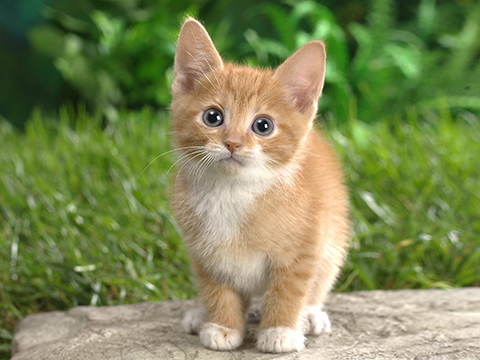
#> input picture 03. 키보드와 마우스 이벤트 처리/cat.jpg, 480 x 360 px
$ python 14.histogram_1.py
#> lines starting #> are read from the running program, lines starting #| are printed output that depends on the picture
# show histogram for each channel

import cv2
from matplotlib import pyplot as plt

img = cv2.imread('cat.jpg', cv2.IMREAD_COLOR)
#> img is the input picture: shape (360, 480, 3); mean B, G, R 85.7, 136, 125.8

color = ['b', 'g', 'r']

# 루프를 세번 돌며 각각의 컬러별로 히스토그램 계산
for i, c in enumerate(color):
	hist = cv2.calcHist([img], [i], None, [256], [0,256])
	plt.plot(hist, color=c)
	plt.xlim([0,256])

plt.show()
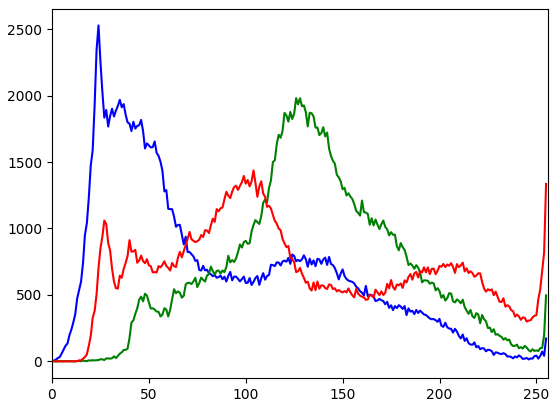
#> figure drawn by matplotlib, 1 panel; curve peaks at x = 24, y = 2528; curve peaks at x = 126, y = 1981; curve peaks at x = 104, y = 1437

# [Quiz] cat 이미지에 contrast 1.5 조정해서, 원본과 조정된 이미지의 채널별 히스토그램을 그려보자.

$ run again, with 03. 키보드와 마우스 이벤트 처리/road.jpg copied over 03. 키보드와 마우스 이벤트 처리/cat.jpg
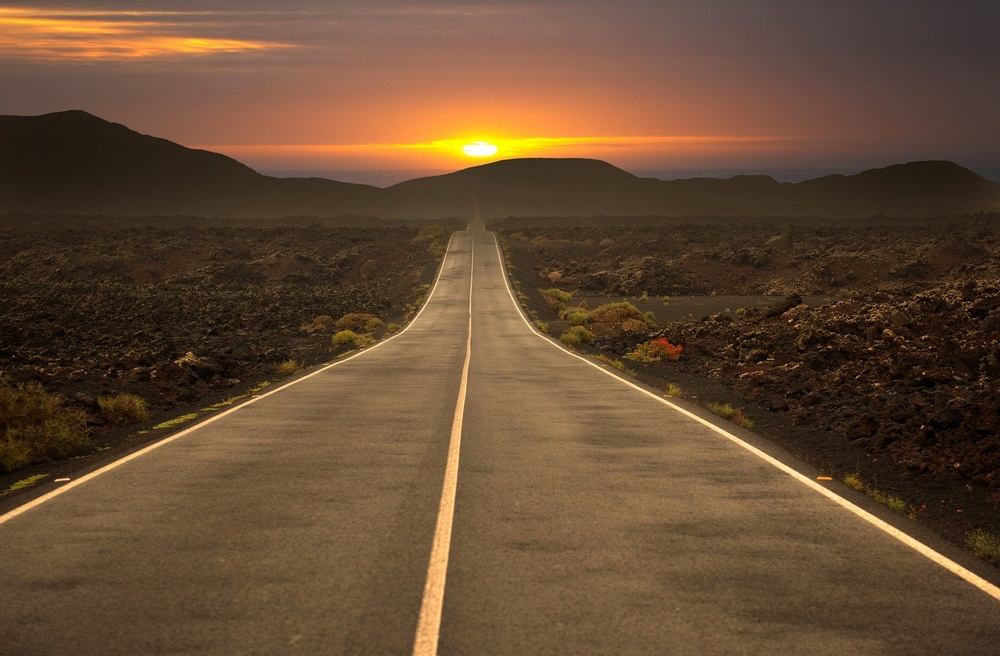
#> input picture 03. 키보드와 마우스 이벤트 처리/road.jpg, 1000 x 656 px, shrunk from 1920 x 1260 before the run
#> img is the input picture: shape (656, 1000, 3); mean B, G, R 51.2, 74.3, 100.9
#> `plt.show()`:
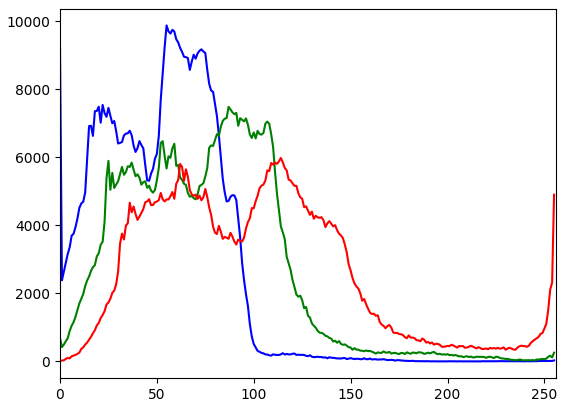
#> figure drawn by matplotlib, 1 panel; curve peaks at x = 55, y = 9884; curve peaks at x = 87, y = 7487; curve peaks at x = 114, y = 5984
